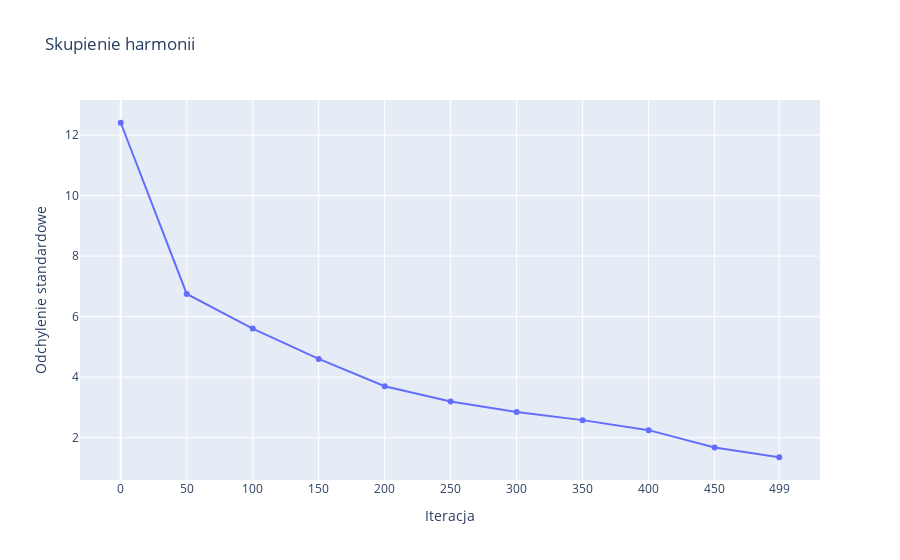

Here is the notebook cell this chart was saved with:
### Code cell
fig = go.Figure()

fig.update_layout(title='Skupienie harmonii',
                   xaxis_title='Iteracja',
                   yaxis_title='Odchylenie standardowe',
                    xaxis = dict(
                        tickmode = 'array',
                        tickvals = x,
                        ticktext = x
                    )
                 )

standard_devations = np.array([df.iloc[:,-1].std() for df in data_frames])
fig.add_trace(go.Scatter(x=x, y=standard_devations,
                    mode='lines+markers',
                    name='Odchylenie standardowe wartości'))

### Figure 1 — Plotly figure (JSON) as saved in the notebook; plotly's stock layout.template omitted (floating-point values rounded to 4 significant figures)
{"data": [{"mode": "lines+markers", "name": "Odchylenie standardowe wartości", "type": "scatter", "x": [0, 50, 100, 150, 200, 250, 300, 350, 400, 450, 499], "y": [12.4, 6.749, 5.606, 4.603, 3.697, 3.192, 2.847, 2.579, 2.248, 1.678, 1.353]}], "layout": {"title": {"text": "Skupienie harmonii"}, "xaxis": {"tickmode": "array", "ticktext": [0, 50, 100, 150, 200, 250, 300, 350, 400, 450, 499], "tickvals": [0, 50, 100, 150, 200, 250, 300, 350, 400, 450, 499], "title": {"text": "Iteracja"}}, "yaxis": {"title": {"text": "Odchylenie standardowe"}}}}
